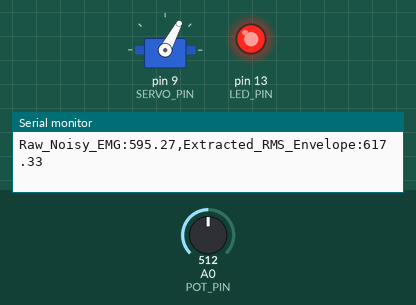
Recording of a sketch running on a simulated Arduino Uno, built with avr-gcc and run on an emulated ATmega328P. Parts: servo, output pins drawn as LEDs (lit = HIGH), the last lines printed to the serial monitor. Inputs (shaded band) come from the test bench; at power-on: A0 (POT_PIN) = 512. Random numbers use the default seed unless the sketch sets one.

Above: at 0.45 s.
1.3 s: A0 (POT_PIN) set to 1023
At 1.67 s:
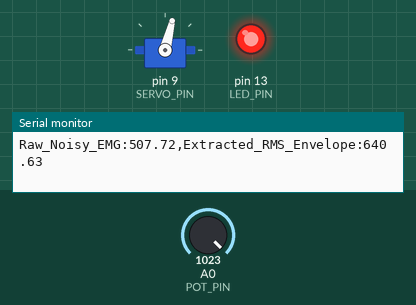
4.3 s: A0 (POT_PIN) set to 900
At 6.21 s:
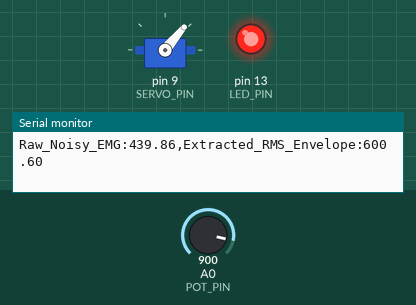
7.3 s: A0 (POT_PIN) set to 306
Timing chart, 0 to 16.3 s (numbered marks = the images above; inputs shaded):
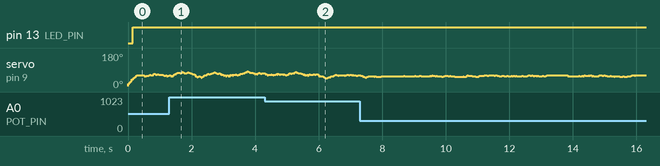

The sketch:

sketch.ino
```cpp
#include <Servo.h>

const int POT_PIN = A0;       // Simulates raw muscle contraction level
const int SERVO_PIN = 9;      // Prosthetic finger actuator
const int LED_PIN = 13;       // Threshold activation LED

Servo prostheticFinger;

// DSP Moving RMS Buffer Parameters
const int WINDOW_SIZE = 25;
float squareBuffer[WINDOW_SIZE];
int bufferIndex = 0;

void setup() {
  Serial.begin(115200);
  pinMode(LED_PIN, OUTPUT);
  prostheticFinger.attach(SERVO_PIN);

  for (int i = 0; i < WINDOW_SIZE; i++) {
    squareBuffer[i] = 0.0;
  }
}

void loop() {
  // 1. Read base muscle effort (0 - 1023)
  int baseEffort = analogRead(POT_PIN);

  // 2. Synthesize noisy raw EMG bio-potential signal
  float timeSec = millis() / 1000.0;
  float noise60Hz = 70.0 * sin(2.0 * M_PI * 60.0 * timeSec); // Powerline interference
  float muscleNoise = (random(-50, 50) * (baseEffort / 1023.0)); // Random muscle fiber bursts

  // Center raw signal around 512 (2.5V DC offset)
  float rawEMG = 512.0 + noise60Hz + muscleNoise;

  // 3. DSP Step A: Remove DC Offset
  float centeredSignal = rawEMG - 512.0;

  // 4. DSP Step B: Rectification & Square for RMS Window
  squareBuffer[bufferIndex] = centeredSignal * centeredSignal;
  bufferIndex = (bufferIndex + 1) % WINDOW_SIZE;

  // 5. DSP Step C: Compute Moving Root Mean Square (RMS) Envelope
  float sumSquares = 0.0;
  for (int i = 0; i < WINDOW_SIZE; i++) {
    sumSquares += squareBuffer[i];
  }
  float rmsEnvelope = sqrt(sumSquares / WINDOW_SIZE);

  // 6. Actuator Control: Drive Servo proportional to extracted RMS envelope
  int servoAngle = map(constrain(rmsEnvelope, 0, 150), 0, 150, 0, 180);
  prostheticFinger.write(servoAngle);

  // Trigger alert LED if contraction surpasses threshold
  digitalWrite(LED_PIN, rmsEnvelope > 35.0 ? HIGH : LOW);

  // 7. Output formatted values for the Wokwi Serial Plotter
  Serial.print("Raw_Noisy_EMG:");
  Serial.print(rawEMG);
  Serial.print(",");
  Serial.print("Extracted_RMS_Envelope:");
  Serial.println(rmsEnvelope * 2.0 + 512.0); // Offset for visual overlay

  delay(10); // 100 Hz sampling rate
}
```
